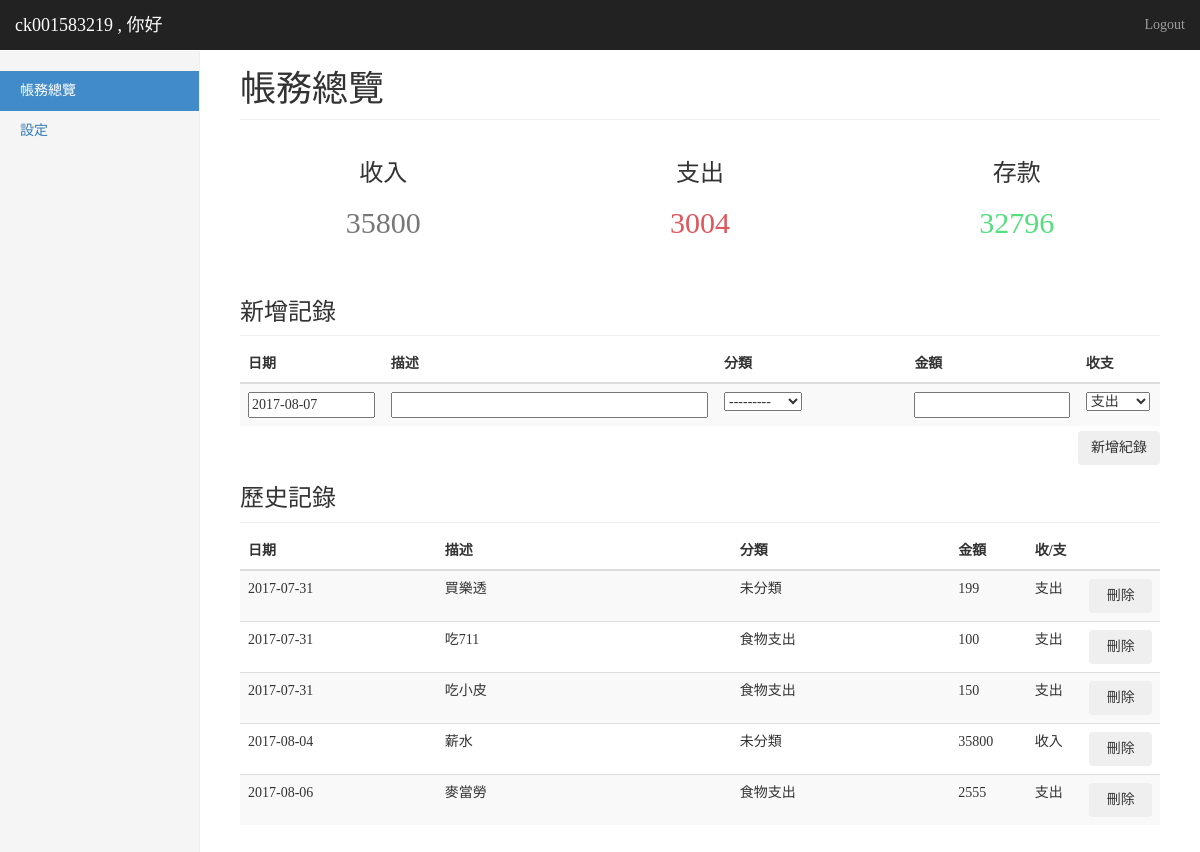
Page /index/ (signed in) on the committed database.
### app/models.py (models this page shows, shortened)
class Category(models.Model):#類別
    category=CharField(max_length=20)#20字
    user = models.ForeignKey(User, null=True)
    def __str__(self):#顯示的名稱
        return self.category

class Record(models.Model):#記帳記錄
    date=DateField()#日期
    description = CharField(max_length=300)#描述
    category = ForeignKey(Category,on_delete=models.SET_NULL,null=True)#類別
    cash=IntegerField()#金額
    balance_type=CharField(max_length=2,choices=BALANCE_TYPE)#收資類型
    user = models.ForeignKey(User, null=True)

### app/views.py (the view)
# urls.py: url(r'^index/',views.index),
@login_required #使用者必須通過
def index(request):
    user = request.user
    record_form =RecordForm(user=user,initial={'balance_type':'支出'})#initial給初始直
    records = Record.objects.filter(user = user)
    income_list = [record.cash for record in records if record.balance_type=='收入']
    outcome_list =[record.cash for record in records if record.balance_type =='支出']
    income = sum(income_list) if len(income_list)!=0 else 0
    outcome = sum(outcome_list) if len(outcome_list)!=0 else 0
    net=income-outcome
    return render(request,'app/Index.html',locals())

### app/forms.py
class RecordForm(ModelForm):
    def __init__(self,user,*args,**kwargs):
        super().__init__(*args, **kwargs)
        by_user = Category.objects.filter(user=user) | Category.objects.filter(pk=39)
        self.fields['category'].queryset = by_user
    class Meta:
        model = Record
        fields = ['date','description','category','cash','balance_type']
        widgets = {
            'date': TextInput(attrs={\
                        'id':'datepicker1',\
                        'value':date.today().strftime('%Y-%m-%d')\
                    }),
        }

### app/templates/app/Index.html (shortened to what this page needs)
{% extends 'app/base.html' %}
{% block content %}
<div class="container-fluid">
  <div class="row">
    <div class="col-sm-3 col-md-2 sidebar">
      <ul class="nav nav-sidebar">
        <li class="active"><a href="/index">帳務總覽</a></li>
        <li><a href="/settings">設定</a></li>
      </ul>
    </div>
    <div class="col-sm-9 col-sm-offset-3 col-md-10 col-md-offset-2 main">
      <h1 class="page-header">帳務總覽</h1>
      <div class="row placeholders">
        <div class="col-xs-8 col-sm-4 placeholder">
          <h3>收入</h3>
          <span class="text-muted"><h2>{{ income }}</h2></span>
        </div>
        <div class="col-xs-8 col-sm-4 placeholder">
          <h3>支出</h3>
          <span class="text-muted"><h2><font color="#DF565C">{{ outcome }}</font></h2></span>
        </div>
        <div class="col-xs-8 col-sm-4 placeholder">
          <h3>存款</h3>
          <span class="text-muted"><h2><font color="#53DF7D">{{ net }}</font></h2></span>
        </div>
      </div>
      <div class= "th-wrapper">
      <h3 class="sub-header">新增記錄</h3>
      </div>
      <div class="table-responsive">
        <form action="/add_record" method="post">
          <table class="table table-striped">
          <col style="width:15%">
          <col style="width:35%">
          <col style="width:20%">
          <col style="width:18%">
          <col style="width:7%">
            <thead>
               <tr>
                <th>日期</th>
                <th>描述</th>
                <th>分類</th>
                <th>金額</th>
                <th>收支</th>
              </tr>
            </thead>
            <tbody>
              <tr>
             {% for field in record_form %}
                <td>{{field}}</td>
             {% endfor %}
              </tr>
            </tbody>
          </table>
          <div class="right-area">
            <input type="submit" class="btn show-new-item" value="新增紀錄"/>
          </div>
        </form>
      </div>
      <h3 class="sub-header">歷史記錄</h3>
      <div class="table-responsive">
        <table class="table table-striped">
          <col style="width:18%">
          <col style="width:27%">
          <col style="width:20%">
          <col style="width:7%">
          <col style="width:5%">
          <col style="width:5%">
          <thead>
            <tr>
              <th>日期</th>
              <th>描述</th>
              <th>分類</th>
              <th>金額</th>
              <th>收/支</th>
              <th></th>
            </tr>
          </thead>
          <tbody>
          {% for record in records %}
          <tr>
            <td>{{ record.date | date:"Y-m-d"}}</td>
            <td>{{ record.description }}</td>
            <td>{{ record.category }}</td>
            <td>{{ record.cash }}</td>
            <td>{{ record.balance_type }}</td>
            <td>
              <form method="post" action="/delete_record">
                <input type="submit" class="btn" value="刪除">
              </form>
            </td>
          </tr>
          {% endfor %}
          </tbody>
        </table>
      </div>
    </div>
  </div>
</div>
{% endblock %}

### app/templates/app/base.html (shortened to what this page needs)
{% load staticfiles %}
<!DOCTYPE html>
<html lang="en">
  <head>
    <link href="{% static 'css/bootstrap.min.css' %}" rel="stylesheet">
    <link href="{% static 'css/dashboard.css' %}" rel="stylesheet">
  </head>
  <body>
    <nav class="navbar navbar-inverse navbar-fixed-top">
      <div class="container-fluid">
        <div class="navbar-header">
          <a class="navbar-brand" href="#">{{user}} , 你好</a>
        </div>
        <div id="navbar" class="navbar-collapse collapse">
          <ul class="nav navbar-nav navbar-right">
            <li><a href="/accounts/logout">Logout</a></li>
          </ul>
        </div>
      </div>
    </nav>
    {% block content %} {% endblock %}
  </body>
</html>

### app/static/css/dashboard.css (style rules this page uses)
body { padding-top: 50px; }
.sub-header { padding-bottom: 10px; border-bottom: 1px solid #eee; }
.navbar-fixed-top { border: 0; }
.sidebar { display: none; }
@media (min-width: 768px) { .sidebar { position: fixed; top: 51px; bottom: 0; left: 0; z-index: 1000; display: block; padding: 20px; overflow-x: hidden; overflow-y: auto; background-color: #f5f5f5; border-right: 1px solid #eee; } }
.nav-sidebar { margin-right: -21px; margin-bottom: 20px; margin-left: -20px; }
.nav-sidebar > li > a { padding-right: 20px; padding-left: 20px; }
.nav-sidebar > .active > a, .nav-sidebar > .active > a:hover, .nav-sidebar > .active > a:focus { color: #fff; background-color: #428bca; }
.main { padding: 20px; }
@media (min-width: 768px) { .main { padding-right: 40px; padding-left: 40px; } }
.main .page-header { margin-top: 0; }
.placeholders { margin-bottom: 30px; text-align: center; }
.placeholder { margin-bottom: 20px; }
.right-area { float: right; z-index: 2; vertical-align: middle; display: inline-block; margin-top:-15px; }
form input { width: 100%; }

### app/templates/app/base.html (style rules this page uses)
body { font-family: Tahoma, Verdana, 微軟正黑體; }

### rows in the picture
Category: record_form "---------"
Record: date "2017-07-31", description "買樂透", category "未分類", cash "199", balance_type "支出"
Record: date "2017-07-31", description "吃711", category "食物支出", cash "100", balance_type "支出"
Record: date "2017-07-31", description "吃小皮", category "食物支出", cash "150", balance_type "支出"
Record: date "2017-08-04", description "薪水", category "未分類", cash "35800", balance_type "收入"
Record: date "2017-08-06", description "麥當勞", category "食物支出", cash "2555", balance_type "支出"

### other values in the picture
{{ user }} "ck001583219"
{{ income }} "35800"
{{ outcome }} "3004"
{{ net }} "32796"
